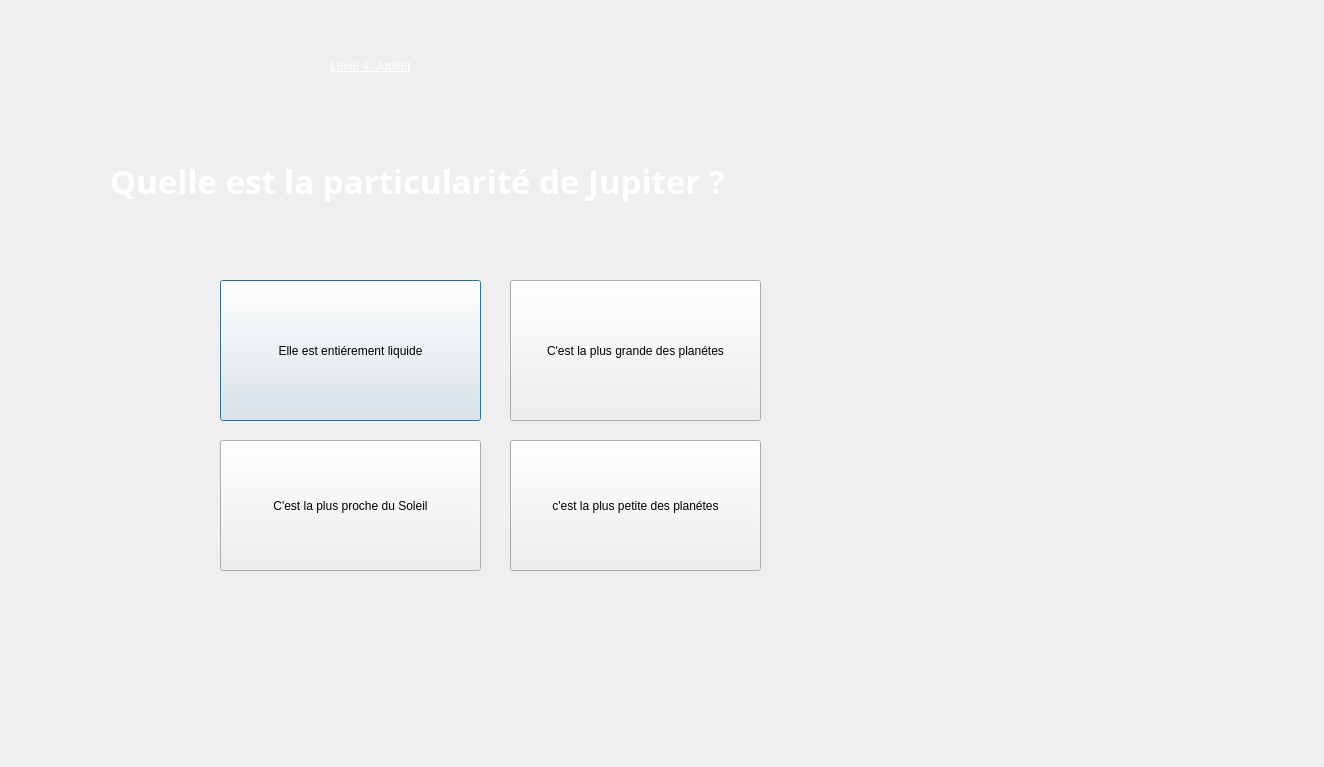
<?xml version="1.0" encoding="UTF-8"?>
<ui version="4.0">
 <class>Dialog12</class>
 <widget class="QDialog" name="Dialog12">
  <property name="geometry">
   <rect>
    <x>0</x>
    <y>0</y>
    <width>1324</width>
    <height>767</height>
   </rect>
  </property>
  <property name="windowTitle">
   <string>Dialog</string>
  </property>
  <widget class="QLabel" name="label">
   <property name="geometry">
    <rect>
     <x>330</x>
     <y>20</y>
     <width>331</width>
     <height>91</height>
    </rect>
   </property>
   <property name="styleSheet">
    <string notr="true">
font: 700 22pt &quot;Segoe UI&quot;;
text-decoration: underline;
color: rgb(255, 255, 255);
</string>
   </property>
   <property name="text">
    <string>Level 4: Jupiter</string>
   </property>
  </widget>
  <widget class="QLabel" name="label_2">
   <property name="geometry">
    <rect>
     <x>110</x>
     <y>130</y>
     <width>1041</width>
     <height>101</height>
    </rect>
   </property>
   <property name="font">
    <font>
     <family>Segoe Script</family>
     <pointsize>25</pointsize>
     <italic>false</italic>
     <bold>true</bold>
    </font>
   </property>
   <property name="styleSheet">
    <string notr="true">font: 700 25pt &quot;Segoe Script&quot;;
color: rgb(255, 255, 255);</string>
   </property>
   <property name="text">
    <string>Quelle est la particularité de Jupiter ?</string>
   </property>
  </widget>
  <widget class="QPushButton" name="pushButton">
   <property name="geometry">
    <rect>
     <x>220</x>
     <y>280</y>
     <width>261</width>
     <height>141</height>
    </rect>
   </property>
   <property name="text">
    <string>Elle est entiérement liquide</string>
   </property>
  </widget>
  <widget class="QPushButton" name="pushButton_2">
   <property name="geometry">
    <rect>
     <x>510</x>
     <y>280</y>
     <width>251</width>
     <height>141</height>
    </rect>
   </property>
   <property name="text">
    <string>C'est la plus grande des planétes</string>
   </property>
  </widget>
  <widget class="QPushButton" name="pushButton_3">
   <property name="geometry">
    <rect>
     <x>220</x>
     <y>440</y>
     <width>261</width>
     <height>131</height>
    </rect>
   </property>
   <property name="text">
    <string>C'est la plus proche du Soleil</string>
   </property>
  </widget>
  <widget class="QPushButton" name="pushButton_4">
   <property name="geometry">
    <rect>
     <x>510</x>
     <y>440</y>
     <width>251</width>
     <height>131</height>
    </rect>
   </property>
   <property name="text">
    <string>c'est la plus petite des planétes</string>
   </property>
  </widget>
 </widget>
 <resources/>
 <connections/>
</ui>
